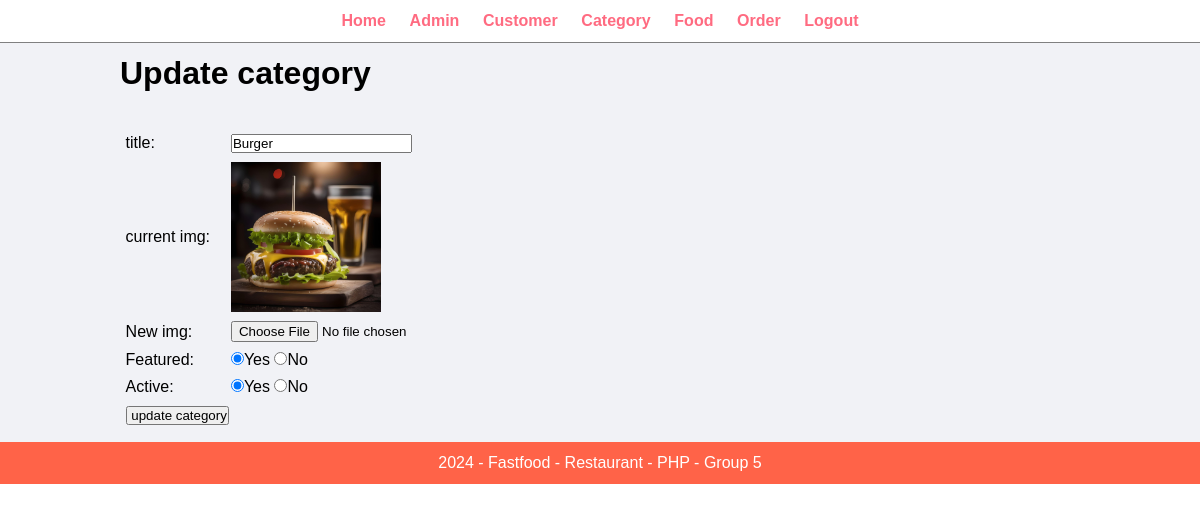
Page /admin/update-category.php?id=2&image=Food_category_6629c559b7ab4.jpg (signed in) on the committed database.
### tables this page shows
CREATE TABLE `category` (
  `id` int(11) NOT NULL,
  `title` varchar(100) NOT NULL,
  `image` varchar(255) NOT NULL,
  `show_on_home` varchar(10) NOT NULL,
  `active` varchar(10) NOT NULL
);

### admin/update-category.php (the view, shortened to what this page needs)
<?php include('patials/menu.php'); ?>
<div class="main-content">
    <div class="wrapper">
        <h1>Update category</h1>
        <br> <br>
       <?php
        if (isset($_GET['id'])) {
            $id = $_GET['id'];
            $sql = "SELECT * FROM category WHERE id = '$id'";
            $res = mysqli_query($conn, $sql);
            $count = mysqli_num_rows($res);
            if ($count == 1) {
                $row = mysqli_fetch_assoc($res);
                $title = $row['title'];
                $current_image = $row['image'];
                $featured = $row['show_on_home'];
                $active = $row['active'];
            }
            else {
                $_SESSION['no-category-found'] = "<div class='error'>Category not found</div>";
                header('location:'.SITEURL.'admin/manage-category.php');
            }
        }
        else {
            header('location:'.SITEURL.'admin/manage-category,php');
        }
       ?>
       <form action="" method="POST" enctype="multipart/form-data">
         <table class="tbl-30">
            <tr>
                <td>title:</td>
                <td>
                    <input type="text" name="title" value="<?php echo $title; ?>">
                </td>
            </tr>
            <tr>
                <td>current img:</td>
                <td>
                    <?php
                       if( $current_image != '') {
                        ?>
                          <img src="<?php echo SITEURL; ?>images/category/<?php echo $current_image; ?>" width="150px">
                        <?php
                       }
                       else {
                         echo "<div class='error'>img not Added</div>";
                       }
                    ?>
                </td>
            </tr>
            <tr>
                 <td>New img:</td>
                 <td>
                    <input type="file" name="image">
                 </td>
            </tr>
            <tr>
                <td>Featured:</td>
                <td>
                    <input <?php if ($featured == "Yes") { echo "checked"; } ?> type="radio" name="show_on_home" value="Yes">Yes
                    <input <?php if ($featured == "No") { echo "checked"; } ?> type="radio" name="show_on_home" value="No">No
                </td>
            </tr>
            <tr>
                <td>Active:</td>
                <td>
                    <input <?php if ($active == "Yes") { echo "checked"; } ?> type="radio" name="active" value="Yes">Yes
                    <input <?php if ($active == "No") { echo "checked"; } ?> type="radio" name="active" value="No">No
                </td>
            </tr>
            <tr>
                <td>
                <input type="submit" name="submit" value=" update category" class="btn-secondary">
                </td>
            </tr>
         </table>
        </form>
    </div>
</div>
<?php include('../admin/patials/footer.php') ?>

### css/admin.css (style rules this page uses)
* { margin: 0; padding: 0; font-family: Arial, Helvetica, sans-serif; }
.wrapper { padding: 1%; width: 80%; margin: 0 auto; }
.main-content { background-color: #f1f2f6; color: black; }
table tr td { padding: 1%; }

### rows in the picture
category: title "Burger", image (picture), show_on_home "☑", active "☑"
